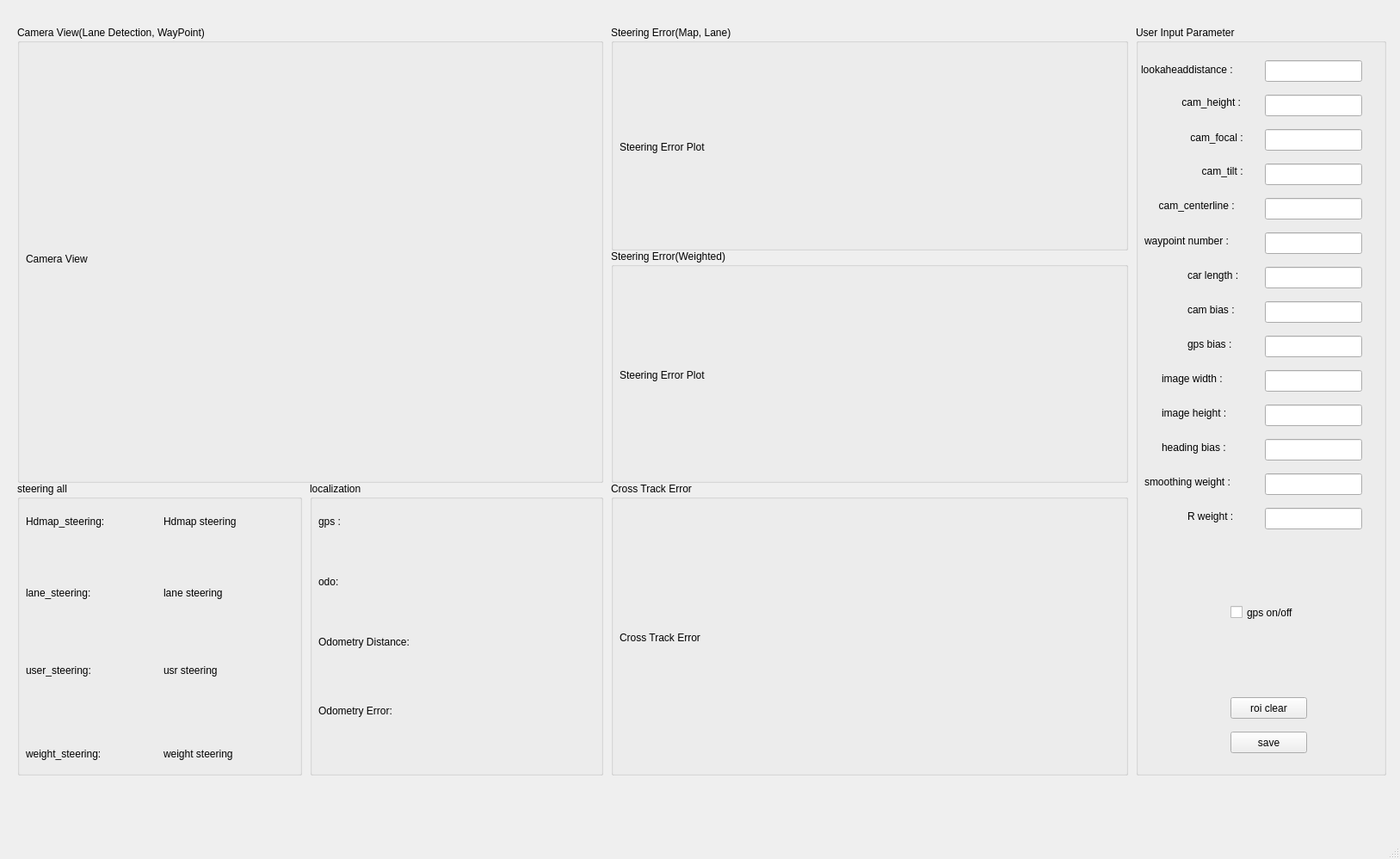
<?xml version="1.0" encoding="UTF-8"?>
<ui version="4.0">
 <class>Driving</class>
 <widget class="QMainWindow" name="Driving">
  <property name="geometry">
   <rect>
    <x>0</x>
    <y>0</y>
    <width>1627</width>
    <height>998</height>
   </rect>
  </property>
  <property name="windowTitle">
   <string>MainWindow</string>
  </property>
  <widget class="QWidget" name="centralwidget">
   <widget class="QGroupBox" name="groupBox">
    <property name="geometry">
     <rect>
      <x>20</x>
      <y>30</y>
      <width>681</width>
      <height>531</height>
     </rect>
    </property>
    <property name="title">
     <string>Camera View(Lane Detection, WayPoint) </string>
    </property>
    <widget class="QLabel" name="cameradrawview">
     <property name="geometry">
      <rect>
       <x>10</x>
       <y>30</y>
       <width>661</width>
       <height>481</height>
      </rect>
     </property>
     <property name="text">
      <string>Camera View</string>
     </property>
    </widget>
   </widget>
   <widget class="QGroupBox" name="groupBox_2">
    <property name="geometry">
     <rect>
      <x>1320</x>
      <y>30</y>
      <width>291</width>
      <height>871</height>
     </rect>
    </property>
    <property name="title">
     <string>User Input Parameter</string>
    </property>
    <widget class="QLabel" name="label">
     <property name="geometry">
      <rect>
       <x>6</x>
       <y>40</y>
       <width>141</width>
       <height>21</height>
      </rect>
     </property>
     <property name="text">
      <string>lookaheaddistance :</string>
     </property>
    </widget>
    <widget class="QLineEdit" name="camcenterline">
     <property name="geometry">
      <rect>
       <x>150</x>
       <y>200</y>
       <width>113</width>
       <height>25</height>
      </rect>
     </property>
    </widget>
    <widget class="QLineEdit" name="camtilt">
     <property name="geometry">
      <rect>
       <x>150</x>
       <y>160</y>
       <width>113</width>
       <height>25</height>
      </rect>
     </property>
    </widget>
    <widget class="QLabel" name="label_4">
     <property name="geometry">
      <rect>
       <x>70</x>
       <y>160</y>
       <width>71</width>
       <height>17</height>
      </rect>
     </property>
     <property name="text">
      <string>  cam_tilt :</string>
     </property>
    </widget>
    <widget class="QPushButton" name="enter">
     <property name="geometry">
      <rect>
       <x>110</x>
       <y>820</y>
       <width>89</width>
       <height>25</height>
      </rect>
     </property>
     <property name="text">
      <string>save</string>
     </property>
    </widget>
    <widget class="QLabel" name="label_3">
     <property name="geometry">
      <rect>
       <x>60</x>
       <y>120</y>
       <width>91</width>
       <height>20</height>
      </rect>
     </property>
     <property name="text">
      <string> cam_focal :</string>
     </property>
    </widget>
    <widget class="QLabel" name="label_5">
     <property name="geometry">
      <rect>
       <x>20</x>
       <y>200</y>
       <width>121</width>
       <height>17</height>
      </rect>
     </property>
     <property name="text">
      <string>  cam_centerline :</string>
     </property>
    </widget>
    <widget class="QLineEdit" name="camheight">
     <property name="geometry">
      <rect>
       <x>150</x>
       <y>80</y>
       <width>113</width>
       <height>25</height>
      </rect>
     </property>
    </widget>
    <widget class="QLineEdit" name="camfocal">
     <property name="geometry">
      <rect>
       <x>150</x>
       <y>120</y>
       <width>113</width>
       <height>25</height>
      </rect>
     </property>
    </widget>
    <widget class="QLabel" name="label_2">
     <property name="geometry">
      <rect>
       <x>50</x>
       <y>80</y>
       <width>91</width>
       <height>17</height>
      </rect>
     </property>
     <property name="text">
      <string> cam_height :</string>
     </property>
    </widget>
    <widget class="QLineEdit" name="lookaheaddistance">
     <property name="geometry">
      <rect>
       <x>150</x>
       <y>40</y>
       <width>113</width>
       <height>25</height>
      </rect>
     </property>
    </widget>
    <widget class="QLabel" name="label_7">
     <property name="geometry">
      <rect>
       <x>10</x>
       <y>240</y>
       <width>131</width>
       <height>20</height>
      </rect>
     </property>
     <property name="text">
      <string>waypoint number :</string>
     </property>
    </widget>
    <widget class="QLineEdit" name="numwaypoint">
     <property name="geometry">
      <rect>
       <x>150</x>
       <y>240</y>
       <width>113</width>
       <height>25</height>
      </rect>
     </property>
    </widget>
    <widget class="QLabel" name="label_8">
     <property name="geometry">
      <rect>
       <x>60</x>
       <y>280</y>
       <width>81</width>
       <height>20</height>
      </rect>
     </property>
     <property name="text">
      <string>car length : </string>
     </property>
    </widget>
    <widget class="QLineEdit" name="carlength">
     <property name="geometry">
      <rect>
       <x>150</x>
       <y>280</y>
       <width>113</width>
       <height>25</height>
      </rect>
     </property>
    </widget>
    <widget class="QLabel" name="label_9">
     <property name="geometry">
      <rect>
       <x>60</x>
       <y>320</y>
       <width>81</width>
       <height>20</height>
      </rect>
     </property>
     <property name="text">
      <string>cam bias :</string>
     </property>
    </widget>
    <widget class="QLabel" name="label_10">
     <property name="geometry">
      <rect>
       <x>60</x>
       <y>360</y>
       <width>81</width>
       <height>20</height>
      </rect>
     </property>
     <property name="text">
      <string>gps bias :</string>
     </property>
    </widget>
    <widget class="QLineEdit" name="cambias">
     <property name="geometry">
      <rect>
       <x>150</x>
       <y>320</y>
       <width>113</width>
       <height>25</height>
      </rect>
     </property>
    </widget>
    <widget class="QLineEdit" name="gpsbias">
     <property name="geometry">
      <rect>
       <x>150</x>
       <y>360</y>
       <width>113</width>
       <height>25</height>
      </rect>
     </property>
    </widget>
    <widget class="QLabel" name="label_11">
     <property name="geometry">
      <rect>
       <x>30</x>
       <y>400</y>
       <width>111</width>
       <height>20</height>
      </rect>
     </property>
     <property name="text">
      <string>image width :</string>
     </property>
    </widget>
    <widget class="QLabel" name="label_12">
     <property name="geometry">
      <rect>
       <x>30</x>
       <y>440</y>
       <width>121</width>
       <height>20</height>
      </rect>
     </property>
     <property name="text">
      <string>image height :</string>
     </property>
    </widget>
    <widget class="QLineEdit" name="imagewidth">
     <property name="geometry">
      <rect>
       <x>150</x>
       <y>400</y>
       <width>113</width>
       <height>25</height>
      </rect>
     </property>
    </widget>
    <widget class="QLineEdit" name="imageheight">
     <property name="geometry">
      <rect>
       <x>150</x>
       <y>440</y>
       <width>113</width>
       <height>25</height>
      </rect>
     </property>
    </widget>
    <widget class="QLabel" name="label_13">
     <property name="geometry">
      <rect>
       <x>30</x>
       <y>480</y>
       <width>121</width>
       <height>20</height>
      </rect>
     </property>
     <property name="text">
      <string>heading bias :</string>
     </property>
    </widget>
    <widget class="QLineEdit" name="headingbias">
     <property name="geometry">
      <rect>
       <x>150</x>
       <y>480</y>
       <width>113</width>
       <height>25</height>
      </rect>
     </property>
    </widget>
    <widget class="QPushButton" name="roiclear">
     <property name="geometry">
      <rect>
       <x>110</x>
       <y>780</y>
       <width>89</width>
       <height>25</height>
      </rect>
     </property>
     <property name="mouseTracking">
      <bool>false</bool>
     </property>
     <property name="text">
      <string>roi clear</string>
     </property>
    </widget>
    <widget class="QCheckBox" name="gpscheck">
     <property name="geometry">
      <rect>
       <x>110</x>
       <y>670</y>
       <width>92</width>
       <height>23</height>
      </rect>
     </property>
     <property name="text">
      <string>gps on/off</string>
     </property>
    </widget>
    <widget class="QLabel" name="label_14">
     <property name="geometry">
      <rect>
       <x>10</x>
       <y>520</y>
       <width>131</width>
       <height>20</height>
      </rect>
     </property>
     <property name="text">
      <string>smoothing weight : </string>
     </property>
    </widget>
    <widget class="QLineEdit" name="smoothingweight">
     <property name="geometry">
      <rect>
       <x>150</x>
       <y>520</y>
       <width>113</width>
       <height>25</height>
      </rect>
     </property>
    </widget>
    <widget class="QLabel" name="label_15">
     <property name="geometry">
      <rect>
       <x>60</x>
       <y>560</y>
       <width>81</width>
       <height>20</height>
      </rect>
     </property>
     <property name="text">
      <string>R weight : </string>
     </property>
    </widget>
    <widget class="QLineEdit" name="Rweight">
     <property name="geometry">
      <rect>
       <x>150</x>
       <y>560</y>
       <width>113</width>
       <height>25</height>
      </rect>
     </property>
    </widget>
   </widget>
   <widget class="QGroupBox" name="groupBox_3">
    <property name="geometry">
     <rect>
      <x>20</x>
      <y>560</y>
      <width>331</width>
      <height>341</height>
     </rect>
    </property>
    <property name="title">
     <string>steering all</string>
    </property>
    <widget class="QLabel" name="name">
     <property name="geometry">
      <rect>
       <x>10</x>
       <y>30</y>
       <width>181</width>
       <height>31</height>
      </rect>
     </property>
     <property name="styleSheet">
      <string notr="true">font: 75 18pt &quot;Ubuntu Condensed&quot;;
</string>
     </property>
     <property name="text">
      <string>Hdmap_steering:</string>
     </property>
    </widget>
    <widget class="QLabel" name="steering">
     <property name="geometry">
      <rect>
       <x>170</x>
       <y>30</y>
       <width>151</width>
       <height>31</height>
      </rect>
     </property>
     <property name="styleSheet">
      <string notr="true">font: 75 18pt &quot;Ubuntu Condensed&quot;;</string>
     </property>
     <property name="text">
      <string>Hdmap steering</string>
     </property>
    </widget>
    <widget class="QLabel" name="name_2">
     <property name="geometry">
      <rect>
       <x>10</x>
       <y>113</y>
       <width>131</width>
       <height>31</height>
      </rect>
     </property>
     <property name="styleSheet">
      <string notr="true">font: 75 18pt &quot;Ubuntu Condensed&quot;;</string>
     </property>
     <property name="text">
      <string>lane_steering:</string>
     </property>
    </widget>
    <widget class="QLabel" name="lanesteering">
     <property name="geometry">
      <rect>
       <x>170</x>
       <y>113</y>
       <width>151</width>
       <height>31</height>
      </rect>
     </property>
     <property name="styleSheet">
      <string notr="true">font: 75 18pt &quot;Ubuntu Condensed&quot;;</string>
     </property>
     <property name="text">
      <string>lane steering</string>
     </property>
    </widget>
    <widget class="QLabel" name="name_3">
     <property name="geometry">
      <rect>
       <x>10</x>
       <y>203</y>
       <width>181</width>
       <height>31</height>
      </rect>
     </property>
     <property name="styleSheet">
      <string notr="true">font: 75 18pt &quot;Ubuntu Condensed&quot;;</string>
     </property>
     <property name="text">
      <string>user_steering:</string>
     </property>
    </widget>
    <widget class="QLabel" name="usrsteering">
     <property name="geometry">
      <rect>
       <x>170</x>
       <y>203</y>
       <width>151</width>
       <height>31</height>
      </rect>
     </property>
     <property name="styleSheet">
      <string notr="true">font: 75 18pt &quot;Ubuntu Condensed&quot;;</string>
     </property>
     <property name="text">
      <string>usr steering</string>
     </property>
    </widget>
    <widget class="QLabel" name="name_4">
     <property name="geometry">
      <rect>
       <x>10</x>
       <y>300</y>
       <width>181</width>
       <height>31</height>
      </rect>
     </property>
     <property name="styleSheet">
      <string notr="true">font: 75 18pt &quot;Ubuntu Condensed&quot;;</string>
     </property>
     <property name="text">
      <string>weight_steering:</string>
     </property>
    </widget>
    <widget class="QLabel" name="weightsteering">
     <property name="geometry">
      <rect>
       <x>170</x>
       <y>300</y>
       <width>151</width>
       <height>31</height>
      </rect>
     </property>
     <property name="styleSheet">
      <string notr="true">font: 75 18pt &quot;Ubuntu Condensed&quot;;</string>
     </property>
     <property name="text">
      <string>weight steering</string>
     </property>
    </widget>
   </widget>
   <widget class="QGroupBox" name="groupBox_4">
    <property name="geometry">
     <rect>
      <x>360</x>
      <y>560</y>
      <width>341</width>
      <height>341</height>
     </rect>
    </property>
    <property name="title">
     <string>localization</string>
    </property>
    <widget class="QLabel" name="odometryy">
     <property name="geometry">
      <rect>
       <x>170</x>
       <y>130</y>
       <width>151</width>
       <height>31</height>
      </rect>
     </property>
     <property name="styleSheet">
      <string notr="true">font: 75 18pt &quot;Ubuntu Condensed&quot;;</string>
     </property>
     <property name="text">
      <string/>
     </property>
    </widget>
    <widget class="QLabel" name="odometryx">
     <property name="geometry">
      <rect>
       <x>10</x>
       <y>130</y>
       <width>171</width>
       <height>31</height>
      </rect>
     </property>
     <property name="styleSheet">
      <string notr="true">font: 75 18pt &quot;Ubuntu Condensed&quot;;</string>
     </property>
     <property name="text">
      <string/>
     </property>
    </widget>
    <widget class="QLabel" name="label_6">
     <property name="geometry">
      <rect>
       <x>10</x>
       <y>30</y>
       <width>91</width>
       <height>31</height>
      </rect>
     </property>
     <property name="styleSheet">
      <string notr="true">font: 75 18pt &quot;Ubuntu Condensed&quot;;</string>
     </property>
     <property name="text">
      <string>gps : </string>
     </property>
    </widget>
    <widget class="QLabel" name="gpslon">
     <property name="geometry">
      <rect>
       <x>10</x>
       <y>60</y>
       <width>151</width>
       <height>31</height>
      </rect>
     </property>
     <property name="styleSheet">
      <string notr="true">font: 75 18pt &quot;Ubuntu Condensed&quot;;</string>
     </property>
     <property name="text">
      <string/>
     </property>
    </widget>
    <widget class="QLabel" name="gpslat">
     <property name="geometry">
      <rect>
       <x>170</x>
       <y>60</y>
       <width>151</width>
       <height>31</height>
      </rect>
     </property>
     <property name="styleSheet">
      <string notr="true">font: 75 18pt &quot;Ubuntu Condensed&quot;;</string>
     </property>
     <property name="text">
      <string/>
     </property>
    </widget>
    <widget class="QLabel" name="odometry">
     <property name="geometry">
      <rect>
       <x>10</x>
       <y>100</y>
       <width>81</width>
       <height>31</height>
      </rect>
     </property>
     <property name="styleSheet">
      <string notr="true">font: 75 18pt &quot;Ubuntu Condensed&quot;;</string>
     </property>
     <property name="text">
      <string>odo: </string>
     </property>
    </widget>
    <widget class="QLabel" name="odometry_2">
     <property name="geometry">
      <rect>
       <x>10</x>
       <y>170</y>
       <width>191</width>
       <height>31</height>
      </rect>
     </property>
     <property name="styleSheet">
      <string notr="true">font: 75 18pt &quot;Ubuntu Condensed&quot;;</string>
     </property>
     <property name="text">
      <string>Odometry Distance:</string>
     </property>
    </widget>
    <widget class="QLabel" name="disttotal">
     <property name="geometry">
      <rect>
       <x>10</x>
       <y>210</y>
       <width>171</width>
       <height>31</height>
      </rect>
     </property>
     <property name="styleSheet">
      <string notr="true">font: 75 18pt &quot;Ubuntu Condensed&quot;;</string>
     </property>
     <property name="text">
      <string/>
     </property>
    </widget>
    <widget class="QLabel" name="odometry_3">
     <property name="geometry">
      <rect>
       <x>10</x>
       <y>250</y>
       <width>171</width>
       <height>31</height>
      </rect>
     </property>
     <property name="styleSheet">
      <string notr="true">font: 75 18pt &quot;Ubuntu Condensed&quot;;</string>
     </property>
     <property name="text">
      <string>Odometry Error:</string>
     </property>
    </widget>
    <widget class="QLabel" name="xdiff">
     <property name="geometry">
      <rect>
       <x>10</x>
       <y>290</y>
       <width>141</width>
       <height>31</height>
      </rect>
     </property>
     <property name="styleSheet">
      <string notr="true">font: 75 18pt &quot;Ubuntu Condensed&quot;;</string>
     </property>
     <property name="text">
      <string/>
     </property>
    </widget>
    <widget class="QLabel" name="ydiff">
     <property name="geometry">
      <rect>
       <x>170</x>
       <y>290</y>
       <width>161</width>
       <height>31</height>
      </rect>
     </property>
     <property name="styleSheet">
      <string notr="true">font: 75 18pt &quot;Ubuntu Condensed&quot;;</string>
     </property>
     <property name="text">
      <string/>
     </property>
    </widget>
   </widget>
   <widget class="QGroupBox" name="groupBox_5">
    <property name="geometry">
     <rect>
      <x>710</x>
      <y>30</y>
      <width>601</width>
      <height>261</height>
     </rect>
    </property>
    <property name="title">
     <string>Steering Error(Map, Lane)</string>
    </property>
    <widget class="QLabel" name="cameraview">
     <property name="geometry">
      <rect>
       <x>10</x>
       <y>30</y>
       <width>581</width>
       <height>221</height>
      </rect>
     </property>
     <property name="text">
      <string>Steering Error Plot</string>
     </property>
    </widget>
   </widget>
   <widget class="QGroupBox" name="groupBox_6">
    <property name="geometry">
     <rect>
      <x>710</x>
      <y>560</y>
      <width>601</width>
      <height>341</height>
     </rect>
    </property>
    <property name="title">
     <string>Cross Track Error</string>
    </property>
    <widget class="QLabel" name="crosstrackerror">
     <property name="geometry">
      <rect>
       <x>10</x>
       <y>30</y>
       <width>581</width>
       <height>301</height>
      </rect>
     </property>
     <property name="minimumSize">
      <size>
       <width>581</width>
       <height>301</height>
      </size>
     </property>
     <property name="text">
      <string>Cross Track Error</string>
     </property>
    </widget>
   </widget>
   <widget class="QGroupBox" name="groupBox_7">
    <property name="geometry">
     <rect>
      <x>710</x>
      <y>290</y>
      <width>601</width>
      <height>271</height>
     </rect>
    </property>
    <property name="title">
     <string>Steering Error(Weighted)</string>
    </property>
    <widget class="QLabel" name="steeringweight">
     <property name="geometry">
      <rect>
       <x>10</x>
       <y>30</y>
       <width>581</width>
       <height>231</height>
      </rect>
     </property>
     <property name="text">
      <string>Steering Error Plot</string>
     </property>
    </widget>
   </widget>
  </widget>
  <widget class="QMenuBar" name="menubar">
   <property name="geometry">
    <rect>
     <x>0</x>
     <y>0</y>
     <width>1627</width>
     <height>28</height>
    </rect>
   </property>
  </widget>
  <widget class="QStatusBar" name="statusbar"/>
 </widget>
 <resources/>
 <connections/>
</ui>
